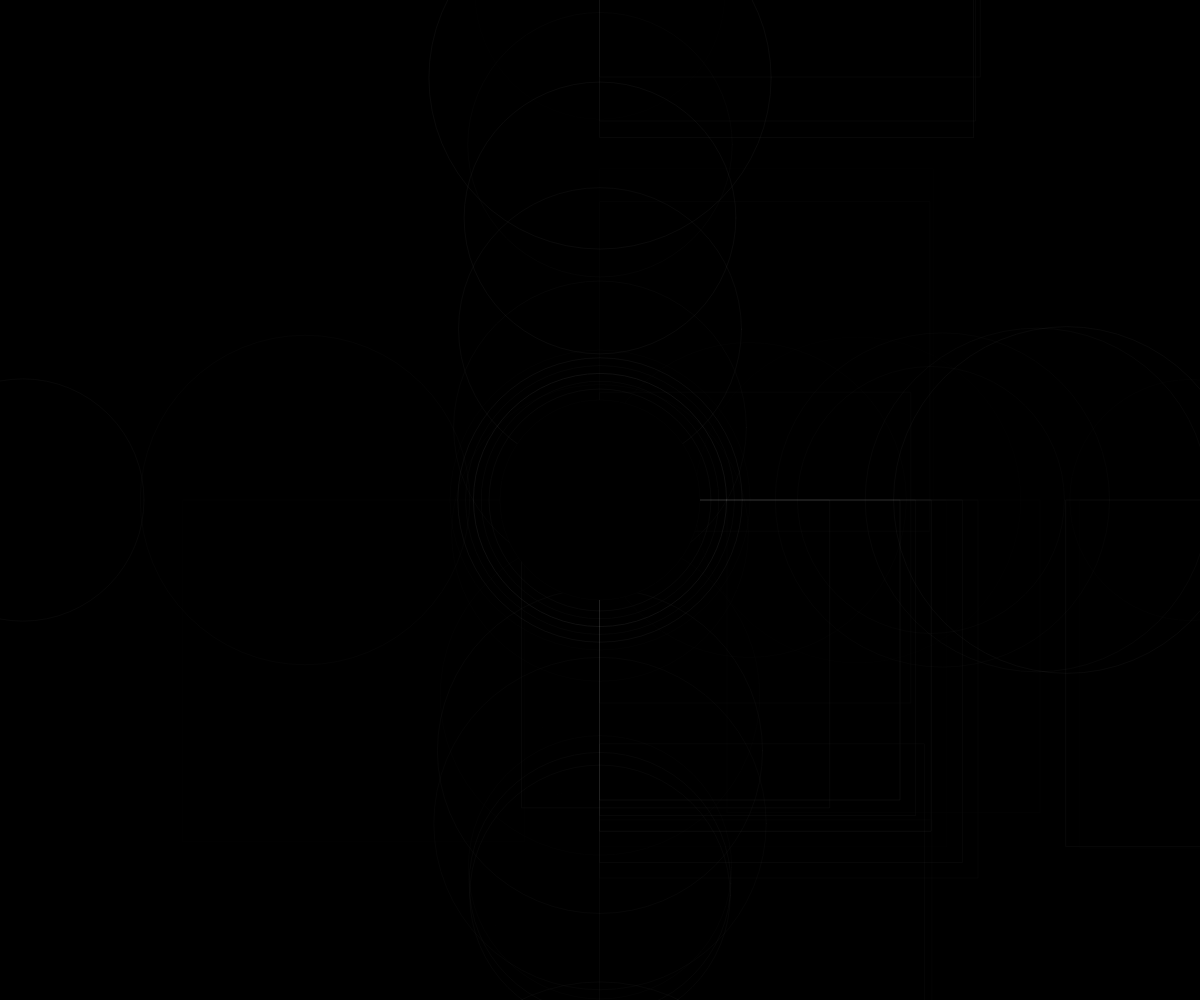
Frame 1 (no input)
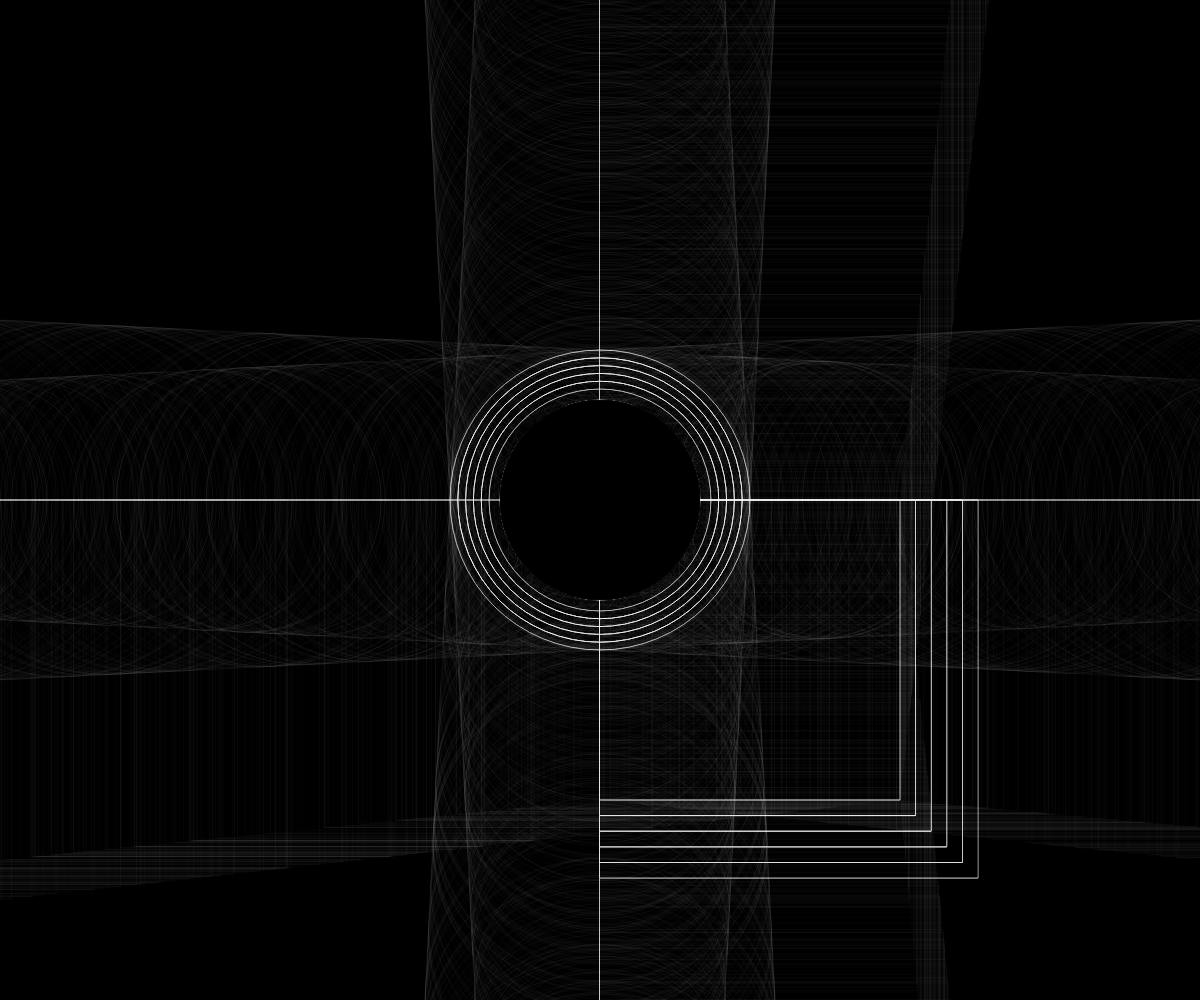
Frame 60 (no input)
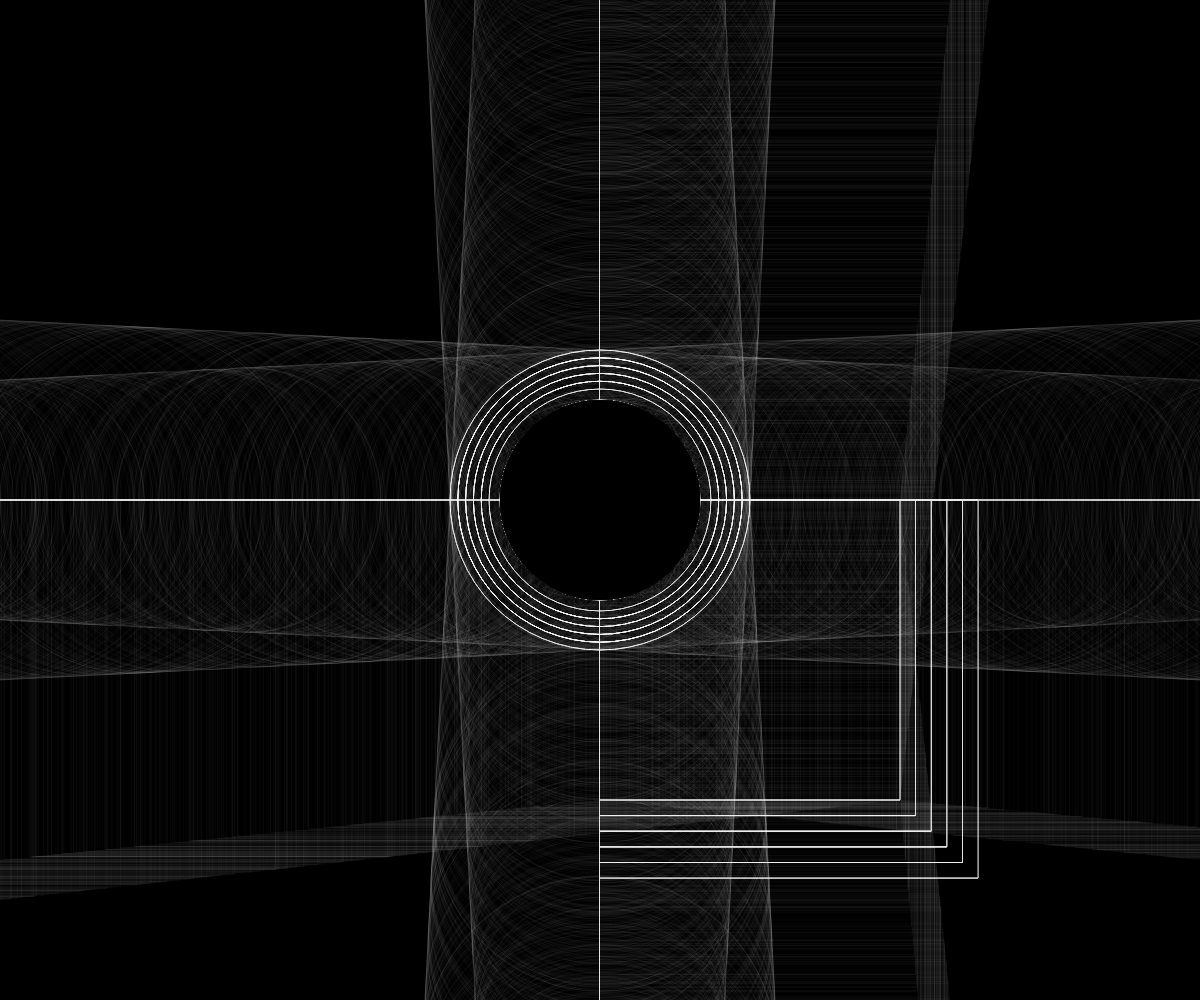
Frame 120 (the mouse pressed at the canvas centre since frame 60)

The p5.js sketch that drew these frames (run headless with seeded random() and noise() and a simulated clock; from frame 60 on, the mouse is pressed at the canvas centre):

// p5.js sketch
// ── sketch.js
let strokeAlpha1, strokeAlpha2, strokeAlpha3, strokeAlpha4, strokeAlpha5, strokeAlpha6, strokeAlpha7, strokeAlpha8, strokeAlpha9, strokeAlpha10;

function setup() {
  createCanvas(windowWidth, windowHeight);
  background(0);
}

function draw() {
  let centerX = width / 2;
  let centerY = height / 2;

  // Generate random stroke alpha values for cubes
  strokeAlpha1 = random(1, 10); // Adjusted for better visibility
  strokeAlpha2 = random(1, 10);
  strokeAlpha3 = random(1, 10);
  strokeAlpha4 = random(1, 10);
  strokeAlpha5 = random(1, 10);
  strokeAlpha6 = random(1, 10);
  strokeAlpha7 = random(1, 10);
  strokeAlpha8 = random(1, 10);
  strokeAlpha9 = random(1, 10);
  strokeAlpha10 = random(1, 10);

  // Draw horizontal cubes with sizes based on distance from the center
  for (let i = 0; i < 10; i++) {
    let additionalCubeSizeH = 300;
    let additionalCubeXH = random(centerX - windowWidth, centerX + windowWidth);
    let distanceFromCenterH = abs(additionalCubeXH - centerX);
    additionalCubeSizeH += distanceFromCenterH * 0.1; // Increase size based on distance
    stroke(255, random(1, 10));
    noFill();
    rect(additionalCubeXH, centerY, additionalCubeSizeH, additionalCubeSizeH);
  }

  // Draw vertical cubes with sizes based on distance from the center
  for (let i = 0; i < 10; i++) {
    let additionalCubeSizeV = 300;
    let additionalCubeYV = random(centerY - windowHeight, centerY + windowHeight);
    let distanceFromCenterV = abs(additionalCubeYV - centerY);
    additionalCubeSizeV += distanceFromCenterV * 0.1; // Increase size based on distance
    stroke(255, random(1, 10));
    noFill();
    rect(centerX, additionalCubeYV, additionalCubeSizeV, additionalCubeSizeV);
  }

  // Draw diagonal cubes that get bigger when they are further from the center
  for (let i = 0; i < 10; i++) {
    let additionalCubeSizeD = 300;
    // Calculate diagonal distance from center
    let dx = width / 10 * i - centerX;
    let dy = height / 10 * i - centerY;
    let distanceFromCenterD = sqrt(dx * dx + dy * dy);
    additionalCubeSizeD += distanceFromCenterD * 0.1; // Increase size based on distance
    stroke(255, random(1, 10));
    noFill();
    rect(centerX, centerY, additionalCubeSizeD, additionalCubeSizeD);
  }
   // Draw horizontal circles with sizes based on distance from the center
 for (let i = 0; i < 10; i++) {
    let additionalCircleSizeH = 300;
    let additionalCircleXH = random(centerX - windowWidth, centerX + windowWidth);
    let distanceFromCenterH = abs(additionalCircleXH - centerX);
    additionalCircleSizeH += distanceFromCenterH * 0.1; // Increase size based on distance
    stroke(255, random(1, 10));
    noFill();
    ellipse(additionalCircleXH, centerY, additionalCircleSizeH);
  }

  // Draw vertical circles with sizes based on distance from the center
  for (let i = 0; i < 10; i++) {
    let additionalCircleSizeV = 300;
    let additionalCircleYV = random(centerY - windowHeight, centerY + windowHeight);
    let distanceFromCenterV = abs(additionalCircleYV - centerY);
    additionalCircleSizeV += distanceFromCenterV * 0.1; // Increase size based on distance
    stroke(255, random(1, 10));
    noFill();
    ellipse(centerX, additionalCircleYV, additionalCircleSizeV);

  }
  for (let i = 0; i < 10; i++) {
    let additionalCircleSizeV = 300;
    let additionalCircleYV = random(centerY - windowHeight, centerY + windowHeight);
    let distanceFromCenterV = abs(additionalCircleYV - centerY);
    additionalCircleSizeV -= distanceFromCenterV * 0.1; // Decrease size based on distance
    stroke(255, random(1, 10));
    noFill();
    ellipse(centerX, additionalCircleYV, additionalCircleSizeV);
  }
  // Draw horizontal circles with sizes based on distance from the center
for (let i = 0; i < 10; i++) {
  let additionalCircleSizeH = 300;
  let additionalCircleXH = random(centerX - windowWidth, centerX + windowWidth);
  let distanceFromCenterH = abs(additionalCircleXH - centerX);
  additionalCircleSizeH -= distanceFromCenterH * 0.1; // Decrease size based on distance
  stroke(255, random(1, 10));
  noFill();
  ellipse(additionalCircleXH, centerY, additionalCircleSizeH);
}
// Draw diagonal circles that get smaller when they are further from the center
for (let i = 0; i < 10; i++) {
  let additionalCircleSizeD = 300;
  // Calculate diagonal distance from center
  let dx = width / 10 * i - centerX;
  let dy = height / 10 * i - centerY;
  let distanceFromCenterD = sqrt(dx * dx + dy * dy);
  additionalCircleSizeD -= distanceFromCenterD * 0.1; // Decrease size based on distance
  stroke(255, random(1, 10));
  noFill();
  ellipse(centerX, centerY, additionalCircleSizeD);
}
// Draw the central black circle
fill(0); 
ellipse(centerX, centerY, 200);
}
